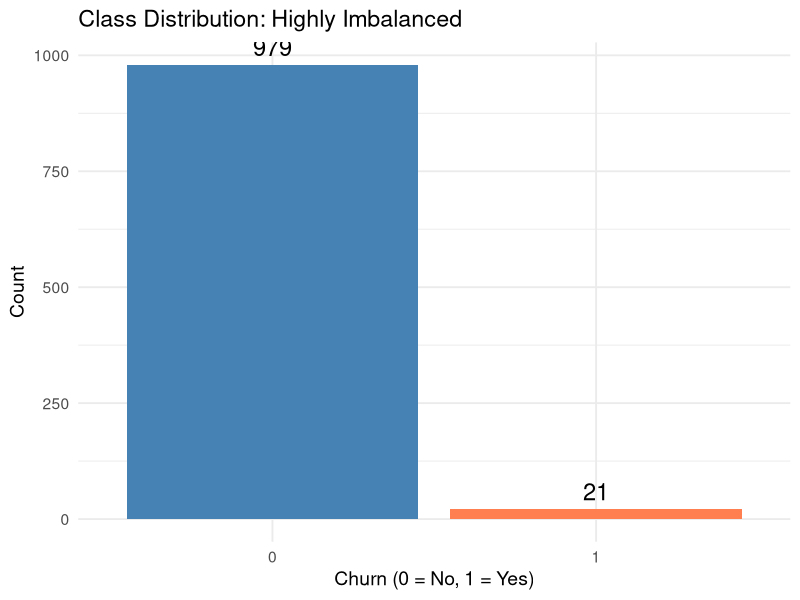
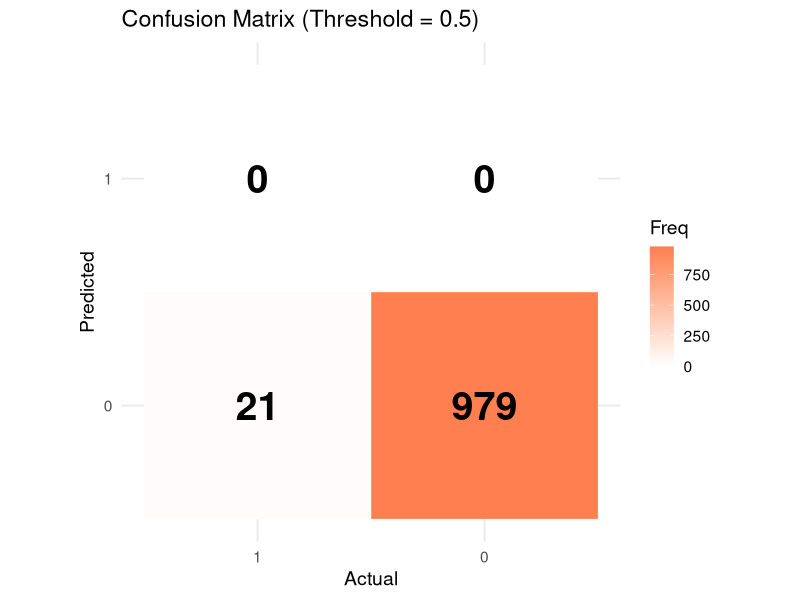
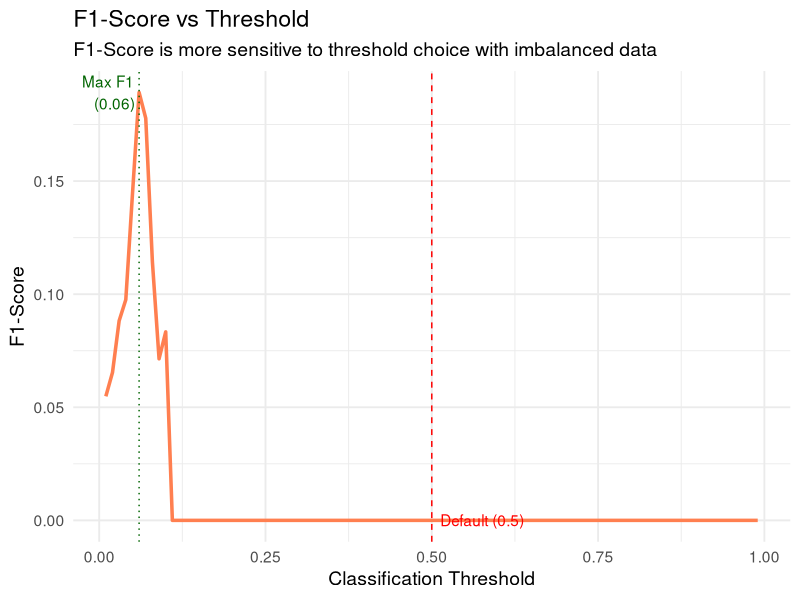
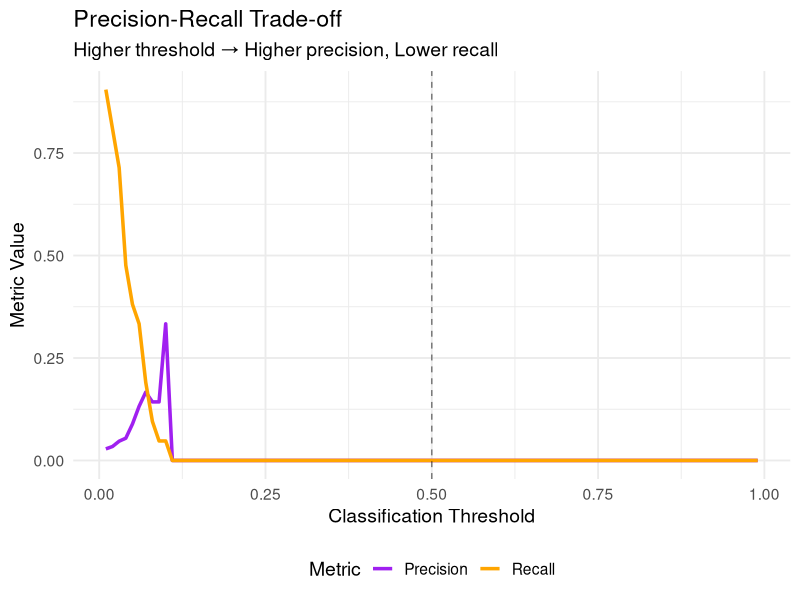

Reproduce these figures in R, in order.
# =============================================================================
# IMBALANCED DATA & THRESHOLD OPTIMIZATION
# =============================================================================

library(tidyverse)
library(gridExtra)

# =============================================================================
# 1. SIMULATE IMBALANCED DATA (5% churn rate)
# =============================================================================

set.seed(42)
n <- 1000

monthly_charges <- rnorm(n, mean = 65, sd = 20)
tenure_months <- rpois(n, lambda = 24) + 1
service_calls <- rpois(n, lambda = 2)

log_odds <- -5.5 + 0.03 * monthly_charges - 0.05 * tenure_months + 0.4 * service_calls
true_prob <- 1 / (1 + exp(-log_odds))
churn <- rbinom(n, size = 1, prob = true_prob)

data <- data.frame(
  monthly_charges = monthly_charges,
  tenure_months = tenure_months,
  service_calls = service_calls,
  churn = churn
)

table(data$churn)
mean(data$churn)


# =============================================================================
# 2. VISUALIZE CLASS IMBALANCE
# =============================================================================

ggplot(data, aes(x = factor(churn), fill = factor(churn))) +
  geom_bar() +
  geom_text(stat = 'count', aes(label = after_stat(count)), vjust = -0.5, size = 6) +
  labs(title = "Class Distribution: Highly Imbalanced",
       x = "Churn (0 = No, 1 = Yes)", y = "Count") +
  scale_fill_manual(values = c("steelblue", "coral")) +
  theme_minimal(base_size = 14) +
  theme(legend.position = "none")


# =============================================================================
# 3. LINEAR PROBABILITY MODEL (LPM)
# =============================================================================

lpm <- lm(churn ~ monthly_charges + tenure_months + service_calls, data = data)
summary(lpm)

data$pred_prob <- predict(lpm)

summary(data$pred_prob)
sum(data$pred_prob < 0)
sum(data$pred_prob > 1)


# =============================================================================
# 4. CONFUSION MATRIX AT 0.5 THRESHOLD
# =============================================================================

data$pred_class_05 <- ifelse(data$pred_prob >= 0.5, 1, 0)

# Confusion Matrix Structure:
#          Actual
#               1    0
# Predicted 1  TP  FP
#           0  FN  TN

conf_05 <- table(
  Predicted = factor(data$pred_class_05, levels = c(1, 0)),
  Actual = factor(data$churn, levels = c(1, 0))
)
conf_05

# Extract values (CORRECT ORDER)
TP <- conf_05[1, 1]  # Row 1 (Pred=1), Col 1 (Actual=1)
TN <- conf_05[2, 2]  # Row 2 (Pred=0), Col 2 (Actual=0)
FP <- conf_05[1, 2]  # Row 1 (Pred=1), Col 2 (Actual=0)
FN <- conf_05[2, 1]  # Row 2 (Pred=0), Col 1 (Actual=1)

accuracy_05 <- (TP + TN) / sum(conf_05)
precision_05 <- TP / (TP + FP)
recall_05 <- TP / (TP + FN)
specificity_05 <- TN / (TN + FP)
f1_05 <- 2 * (precision_05 * recall_05) / (precision_05 + recall_05)

if (is.na(precision_05)) precision_05 <- 0
if (is.na(recall_05)) recall_05 <- 0
if (is.na(f1_05)) f1_05 <- 0

metrics_05 <- data.frame(
  Metric = c("Accuracy", "Precision", "Recall", "Specificity", "F1-Score"),
  Value = round(c(accuracy_05, precision_05, recall_05, specificity_05, f1_05), 4)
)
metrics_05

ggplot(as.data.frame(conf_05), aes(x = Actual, y = Predicted, fill = Freq)) +
  geom_tile(color = "white") +
  geom_text(aes(label = Freq), size = 10, fontface = "bold") +
  scale_fill_gradient(low = "white", high = "coral") +
  scale_y_discrete(limits = rev) +
  labs(title = "Confusion Matrix (Threshold = 0.5)") +
  theme_minimal(base_size = 14) +
  coord_fixed()


# =============================================================================
# 5. THRESHOLD SWEEP: 0.01 to 0.99
# =============================================================================

thresholds <- seq(0.01, 0.99, by = 0.01)
results <- data.frame(threshold = thresholds)

for (i in 1:length(thresholds)) {
  thresh <- thresholds[i]
  pred_class <- ifelse(data$pred_prob >= thresh, 1, 0)
  
  cm <- table(
    Predicted = factor(pred_class, levels = c(1, 0)),
    Actual = factor(data$churn, levels = c(1, 0))
  )
  
  TP <- ifelse("1" %in% rownames(cm) && "1" %in% colnames(cm), cm["1", "1"], 0)
  TN <- ifelse("0" %in% rownames(cm) && "0" %in% colnames(cm), cm["0", "0"], 0)
  FP <- ifelse("1" %in% rownames(cm) && "0" %in% colnames(cm), cm["1", "0"], 0)
  FN <- ifelse("0" %in% rownames(cm) && "1" %in% colnames(cm), cm["0", "1"], 0)
  
  acc <- (TP + TN) / sum(cm)
  prec <- ifelse((TP + FP) > 0, TP / (TP + FP), 0)
  rec <- ifelse((TP + FN) > 0, TP / (TP + FN), 0)
  spec <- ifelse((TN + FP) > 0, TN / (TN + FP), 0)
  f1 <- ifelse((prec + rec) > 0, 2 * prec * rec / (prec + rec), 0)
  
  results$accuracy[i] <- acc
  results$precision[i] <- prec
  results$recall[i] <- rec
  results$specificity[i] <- spec
  results$f1_score[i] <- f1
}

head(results, 10)
tail(results, 10)


# =============================================================================
# 6. FIND OPTIMAL THRESHOLDS
# =============================================================================

optimal_acc_idx <- which.max(results$accuracy)
optimal_f1_idx <- which.max(results$f1_score)

optimal_thresholds <- data.frame(
  Metric = c("Max Accuracy", "Max F1-Score", "Default (0.5)"),
  Threshold = c(
    results$threshold[optimal_acc_idx],
    results$threshold[optimal_f1_idx],
    0.5
  ),
  Accuracy = c(
    results$accuracy[optimal_acc_idx],
    results$accuracy[optimal_f1_idx],
    accuracy_05
  ),
  F1_Score = c(
    results$f1_score[optimal_acc_idx],
    results$f1_score[optimal_f1_idx],
    f1_05
  )
)
optimal_thresholds


# =============================================================================
# 7. VISUALIZE: F1-SCORE VS THRESHOLD
# =============================================================================

ggplot(results, aes(x = threshold, y = f1_score)) +
  geom_line(color = "coral", size = 1.2) +
  geom_vline(xintercept = 0.5, linetype = "dashed", color = "red") +
  geom_vline(xintercept = results$threshold[optimal_f1_idx], 
             linetype = "dotted", color = "darkgreen") +
  annotate("text", x = 0.5, y = f1_05, 
           label = "Default (0.5)", color = "red", hjust = -0.1) +
  annotate("text", x = results$threshold[optimal_f1_idx], y = max(results$f1_score), 
           label = paste0("Max F1\n(", round(results$threshold[optimal_f1_idx], 2), ")"), 
           color = "darkgreen", hjust = 1.1) +
  labs(title = "F1-Score vs Threshold",
       subtitle = "F1-Score is more sensitive to threshold choice with imbalanced data",
       x = "Classification Threshold", y = "F1-Score") +
  theme_minimal(base_size = 14)


# =============================================================================
# 8. PRECISION-RECALL TRADE-OFF
# =============================================================================

ggplot(results, aes(x = threshold)) +
  geom_line(aes(y = precision, color = "Precision"), size = 1.2) +
  geom_line(aes(y = recall, color = "Recall"), size = 1.2) +
  geom_vline(xintercept = 0.5, linetype = "dashed", color = "black", alpha = 0.5) +
  scale_color_manual(values = c("Precision" = "purple", "Recall" = "orange")) +
  labs(title = "Precision-Recall Trade-off",
       subtitle = "Higher threshold → Higher precision, Lower recall",
       x = "Classification Threshold", y = "Metric Value", color = "Metric") +
  theme_minimal(base_size = 14) +
  theme(legend.position = "bottom")



